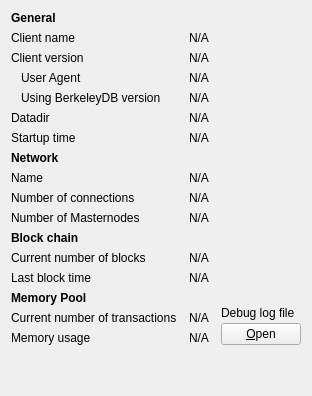
     <widget class="QWidget" name="tab_info">
      <attribute name="title">
       <string>&amp;Information</string>
      </attribute>
      <layout class="QGridLayout" name="gridLayout" columnstretch="0,1,0">
       <property name="horizontalSpacing">
        <number>12</number>
       </property>
       <item row="0" column="0">
        <widget class="QLabel" name="label_9">
         <property name="font">
          <font>
           <weight>75</weight>
           <bold>true</bold>
          </font>
         </property>
         <property name="text">
          <string>General</string>
         </property>
        </widget>
       </item>
       <item row="1" column="0">
        <widget class="QLabel" name="label_5">
         <property name="text">
          <string>Client name</string>
         </property>
        </widget>
       </item>
       <item row="1" column="1" colspan="2">
        <widget class="QLabel" name="clientName">
         <property name="cursor">
          <cursorShape>IBeamCursor</cursorShape>
         </property>
         <property name="text">
          <string>N/A</string>
         </property>
         <property name="textFormat">
          <enum>Qt::PlainText</enum>
         </property>
         <property name="textInteractionFlags">
          <set>Qt::LinksAccessibleByMouse|Qt::TextSelectableByKeyboard|Qt::TextSelectableByMouse</set>
         </property>
        </widget>
       </item>
       <item row="2" column="0">
        <widget class="QLabel" name="label_6">
         <property name="text">
          <string>Client version</string>
         </property>
        </widget>
       </item>
       <item row="2" column="1" colspan="2">
        <widget class="QLabel" name="clientVersion">
         <property name="cursor">
          <cursorShape>IBeamCursor</cursorShape>
         </property>
         <property name="text">
          <string>N/A</string>
         </property>
         <property name="textFormat">
          <enum>Qt::PlainText</enum>
         </property>
         <property name="textInteractionFlags">
          <set>Qt::LinksAccessibleByMouse|Qt::TextSelectableByKeyboard|Qt::TextSelectableByMouse</set>
         </property>
        </widget>
       </item>
       <item row="3" column="0">
        <widget class="QLabel" name="labelClientUserAgent">
         <property name="text">
          <string>User Agent</string>
         </property>
         <property name="indent">
          <number>10</number>
         </property>
        </widget>
       </item>
       <item row="3" column="1" colspan="2">
        <widget class="QLabel" name="clientUserAgent">
         <property name="cursor">
          <cursorShape>IBeamCursor</cursorShape>
         </property>
         <property name="text">
          <string>N/A</string>
         </property>
         <property name="textFormat">
          <enum>Qt::PlainText</enum>
         </property>
         <property name="textInteractionFlags">
          <set>Qt::LinksAccessibleByMouse|Qt::TextSelectableByKeyboard|Qt::TextSelectableByMouse</set>
         </property>
        </widget>
       </item>
       <item row="4" column="0">
        <widget class="QLabel" name="label_berkeleyDBVersion">
         <property name="text">
          <string>Using BerkeleyDB version</string>
         </property>
         <property name="indent">
          <number>10</number>
         </property>
        </widget>
       </item>
       <item row="4" column="1" colspan="2">
        <widget class="QLabel" name="berkeleyDBVersion">
         <property name="cursor">
          <cursorShape>IBeamCursor</cursorShape>
         </property>
         <property name="text">
          <string>N/A</string>
         </property>
         <property name="textFormat">
          <enum>Qt::PlainText</enum>
         </property>
         <property name="textInteractionFlags">
          <set>Qt::LinksAccessibleByMouse|Qt::TextSelectableByKeyboard|Qt::TextSelectableByMouse</set>
         </property>
        </widget>
       </item>
       <item row="5" column="0">
        <widget class="QLabel" name="label_12">
         <property name="text">
          <string>Datadir</string>
         </property>
        </widget>
       </item>
       <item row="5" column="1" colspan="2">
        <widget class="QLabel" name="dataDir">
         <property name="cursor">
          <cursorShape>IBeamCursor</cursorShape>
         </property>
         <property name="text">
          <string>N/A</string>
         </property>
         <property name="textFormat">
          <enum>Qt::PlainText</enum>
         </property>
         <property name="wordWrap">
          <bool>true</bool>
         </property>
         <property name="textInteractionFlags">
          <set>Qt::LinksAccessibleByMouse|Qt::TextSelectableByKeyboard|Qt::TextSelectableByMouse</set>
         </property>
        </widget>
       </item>
       <item row="6" column="0">
        <widget class="QLabel" name="label_13">
         <property name="text">
          <string>Startup time</string>
         </property>
        </widget>
       </item>
       <item row="6" column="1" colspan="2">
        <widget class="QLabel" name="startupTime">
         <property name="cursor">
          <cursorShape>IBeamCursor</cursorShape>
         </property>
         <property name="text">
          <string>N/A</string>
         </property>
         <property name="textFormat">
          <enum>Qt::PlainText</enum>
         </property>
         <property name="textInteractionFlags">
          <set>Qt::LinksAccessibleByMouse|Qt::TextSelectableByKeyboard|Qt::TextSelectableByMouse</set>
         </property>
        </widget>
       </item>
       <item row="7" column="0">
           <widget class="QLabel" name="labelNetwork">
               <property name="font">
                   <font>
                       <weight>75</weight>
                       <bold>true</bold>
                   </font>
               </property>
               <property name="text">
                   <string>Network</string>
               </property>
           </widget>
       </item>
       <item row="8" column="0">
        <widget class="QLabel" name="label_8">
         <property name="text">
          <string>Name</string>
         </property>
        </widget>
       </item>
       <item row="8" column="1" colspan="2">
        <widget class="QLabel" name="networkName">
         <property name="cursor">
          <cursorShape>IBeamCursor</cursorShape>
         </property>
         <property name="text">
          <string>N/A</string>
         </property>
         <property name="textFormat">
          <enum>Qt::PlainText</enum>
         </property>
         <property name="textInteractionFlags">
          <set>Qt::LinksAccessibleByMouse|Qt::TextSelectableByKeyboard|Qt::TextSelectableByMouse</set>
         </property>
        </widget>
       </item>
       <item row="9" column="0">
        <widget class="QLabel" name="label_7">
         <property name="text">
          <string>Number of connections</string>
         </property>
        </widget>
       </item>
       <item row="9" column="1" colspan="2">
        <widget class="QLabel" name="numberOfConnections">
         <property name="cursor">
          <cursorShape>IBeamCursor</cursorShape>
         </property>
         <property name="text">
          <string>N/A</string>
         </property>
         <property name="textFormat">
          <enum>Qt::PlainText</enum>
         </property>
         <property name="textInteractionFlags">
          <set>Qt::LinksAccessibleByMouse|Qt::TextSelectableByKeyboard|Qt::TextSelectableByMouse</set>
         </property>
        </widget>
       </item>
       <item row="10" column="0">
        <widget class="QLabel" name="masternodeCountLabel">
         <property name="text">
          <string>Number of Masternodes</string>
         </property>
        </widget>
       </item>
       <item row="10" column="1">
        <widget class="QLabel" name="masternodeCount">
         <property name="text">
          <string>N/A</string>
         </property>
        </widget>
       </item>
       <item row="11" column="0">
        <widget class="QLabel" name="label_10">
         <property name="font">
          <font>
           <weight>75</weight>
           <bold>true</bold>
          </font>
         </property>
         <property name="text">
          <string>Block chain</string>
         </property>
        </widget>
       </item>
       <item row="12" column="0">
        <widget class="QLabel" name="label_3">
         <property name="text">
          <string>Current number of blocks</string>
         </property>
        </widget>
       </item>
       <item row="12" column="1" colspan="2">
        <widget class="QLabel" name="numberOfBlocks">
         <property name="cursor">
          <cursorShape>IBeamCursor</cursorShape>
         </property>
         <property name="text">
          <string>N/A</string>
         </property>
         <property name="textFormat">
          <enum>Qt::PlainText</enum>
         </property>
         <property name="textInteractionFlags">
          <set>Qt::LinksAccessibleByMouse|Qt::TextSelectableByKeyboard|Qt::TextSelectableByMouse</set>
         </property>
        </widget>
       </item>
       <item row="13" column="0">
        <widget class="QLabel" name="labelLastBlockTime">
         <property name="text">
          <string>Last block time</string>
         </property>
        </widget>
       </item>
       <item row="13" column="1" colspan="2">
        <widget class="QLabel" name="lastBlockTime">
         <property name="cursor">
          <cursorShape>IBeamCursor</cursorShape>
         </property>
         <property name="text">
          <string>N/A</string>
         </property>
         <property name="textFormat">
          <enum>Qt::PlainText</enum>
         </property>
         <property name="textInteractionFlags">
          <set>Qt::LinksAccessibleByMouse|Qt::TextSelectableByKeyboard|Qt::TextSelectableByMouse</set>
         </property>
        </widget>
       </item>
       <item row="14" column="0">
        <widget class="QLabel" name="labelMempoolTitle">
         <property name="font">
          <font>
           <weight>75</weight>
           <bold>true</bold>
          </font>
         </property>
         <property name="text">
          <string>Memory Pool</string>
         </property>
        </widget>
       </item>
       <item row="15" column="0">
        <widget class="QLabel" name="labelNumberOfTransactions">
         <property name="text">
          <string>Current number of transactions</string>
         </property>
        </widget>
       </item>
       <item row="15" column="1">
        <widget class="QLabel" name="mempoolNumberTxs">
         <property name="cursor">
          <cursorShape>IBeamCursor</cursorShape>
         </property>
         <property name="text">
          <string>N/A</string>
         </property>
         <property name="textFormat">
          <enum>Qt::PlainText</enum>
         </property>
         <property name="textInteractionFlags">
          <set>Qt::LinksAccessibleByMouse|Qt::TextSelectableByKeyboard|Qt::TextSelectableByMouse</set>
         </property>
        </widget>
       </item>
       <item row="16" column="0">
        <widget class="QLabel" name="labelMemoryUsage">
         <property name="text">
          <string>Memory usage</string>
         </property>
        </widget>
       </item>
       <item row="16" column="1">
        <widget class="QLabel" name="mempoolSize">
         <property name="cursor">
          <cursorShape>IBeamCursor</cursorShape>
         </property>
         <property name="text">
          <string>N/A</string>
         </property>
         <property name="textFormat">
          <enum>Qt::PlainText</enum>
         </property>
         <property name="textInteractionFlags">
          <set>Qt::LinksAccessibleByMouse|Qt::TextSelectableByKeyboard|Qt::TextSelectableByMouse</set>
         </property>
        </widget>
       </item>
       <item row="14" column="2" rowspan="3">
        <layout class="QVBoxLayout" name="verticalLayoutDebugButton">
         <property name="spacing">
          <number>3</number>
         </property>
         <item>
          <spacer name="verticalSpacer_2">
           <property name="orientation">
            <enum>Qt::Vertical</enum>
           </property>
           <property name="sizeHint" stdset="0">
            <size>
             <width>10</width>
             <height>5</height>
            </size>
           </property>
          </spacer>
         </item>
         <item>
          <widget class="QLabel" name="labelDebugLogfile">
           <property name="text">
            <string>Debug log file</string>
           </property>
          </widget>
         </item>
         <item>
          <widget class="QPushButton" name="openDebugLogfileButton">
           <property name="toolTip">
            <string>Open the Virtus Core debug log file from the current data directory. This can take a few seconds for large log files.</string>
           </property>
           <property name="text">
            <string>&amp;Open</string>
           </property>
           <property name="autoDefault">
            <bool>false</bool>
           </property>
          </widget>
         </item>
        </layout>
       </item>
       <item row="18" column="0">
        <spacer name="verticalSpacer">
         <property name="orientation">
          <enum>Qt::Vertical</enum>
         </property>
         <property name="sizeHint" stdset="0">
          <size>
           <width>20</width>
           <height>40</height>
          </size>
         </property>
        </spacer>
       </item>
      </layout>
     </widget>
